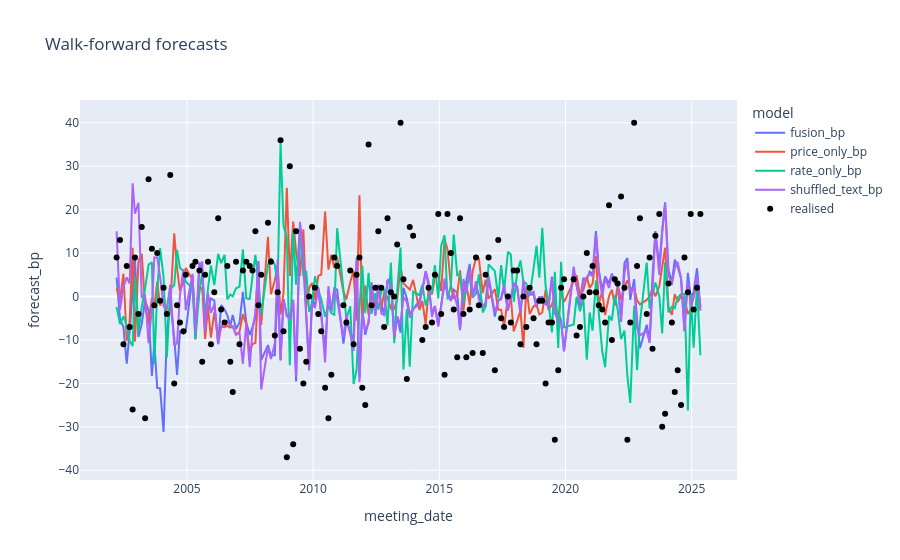

Notebook source saved alongside this figure:
### Code cell
pred = pd.read_csv(paths.outputs/'predictions'/'walk_forward_predictions.csv', parse_dates=['meeting_date','target_date'])
long = pred.melt(id_vars=['meeting_date','truth_bp'], value_vars=['fusion_bp','price_only_bp','rate_only_bp','shuffled_text_bp'], var_name='model', value_name='forecast_bp')
fig = px.line(long, x='meeting_date', y='forecast_bp', color='model', title='Walk-forward forecasts')
fig.add_scatter(x=pred.meeting_date, y=pred.truth_bp, mode='markers', name='realised', marker_color='black')
fig.show()

### Figure 1 — Plotly figure (JSON) as saved in the notebook; plotly's stock layout.template omitted (floating-point values rounded to 4 significant figures; data arrays with more than 128 entries replaced by an {"elided": "..."} marker saying what was removed)
{"data": [{"hovertemplate": "model=fusion_bp<br>meeting_date=%{x}<br>forecast_bp=%{y}<extra></extra>", "legendgroup": "fusion_bp", "line": {"color": "#636efa", "dash": "solid"}, "marker": {"symbol": "circle"}, "mode": "lines", "name": "fusion_bp", "orientation": "v", "showlegend": true, "type": "scatter", "x": {"elided": "178 str values"}, "xaxis": "x", "y": {"elided": "178 float values"}, "yaxis": "y"}, {"hovertemplate": "model=price_only_bp<br>meeting_date=%{x}<br>forecast_bp=%{y}<extra></extra>", "legendgroup": "price_only_bp", "line": {"color": "#EF553B", "dash": "solid"}, "marker": {"symbol": "circle"}, "mode": "lines", "name": "price_only_bp", "orientation": "v", "showlegend": true, "type": "scatter", "x": {"elided": "178 str values"}, "xaxis": "x", "y": {"elided": "178 float values"}, "yaxis": "y"}, {"hovertemplate": "model=rate_only_bp<br>meeting_date=%{x}<br>forecast_bp=%{y}<extra></extra>", "legendgroup": "rate_only_bp", "line": {"color": "#00cc96", "dash": "solid"}, "marker": {"symbol": "circle"}, "mode": "lines", "name": "rate_only_bp", "orientation": "v", "showlegend": true, "type": "scatter", "x": {"elided": "178 str values"}, "xaxis": "x", "y": {"elided": "178 float values"}, "yaxis": "y"}, {"hovertemplate": "model=shuffled_text_bp<br>meeting_date=%{x}<br>forecast_bp=%{y}<extra></extra>", "legendgroup": "shuffled_text_bp", "line": {"color": "#ab63fa", "dash": "solid"}, "marker": {"symbol": "circle"}, "mode": "lines", "name": "shuffled_text_bp", "orientation": "v", "showlegend": true, "type": "scatter", "x": {"elided": "178 str values"}, "xaxis": "x", "y": {"elided": "178 float values"}, "yaxis": "y"}, {"marker": {"color": "black"}, "mode": "markers", "name": "realised", "type": "scatter", "x": {"elided": "178 str values"}, "y": {"elided": "178 float values"}}], "layout": {"legend": {"title": {"text": "model"}, "tracegroupgap": 0}, "title": {"text": "Walk-forward forecasts"}, "xaxis": {"anchor": "y", "domain": [0, 1], "title": {"text": "meeting_date"}}, "yaxis": {"anchor": "x", "domain": [0, 1], "title": {"text": "forecast_bp"}}}}
